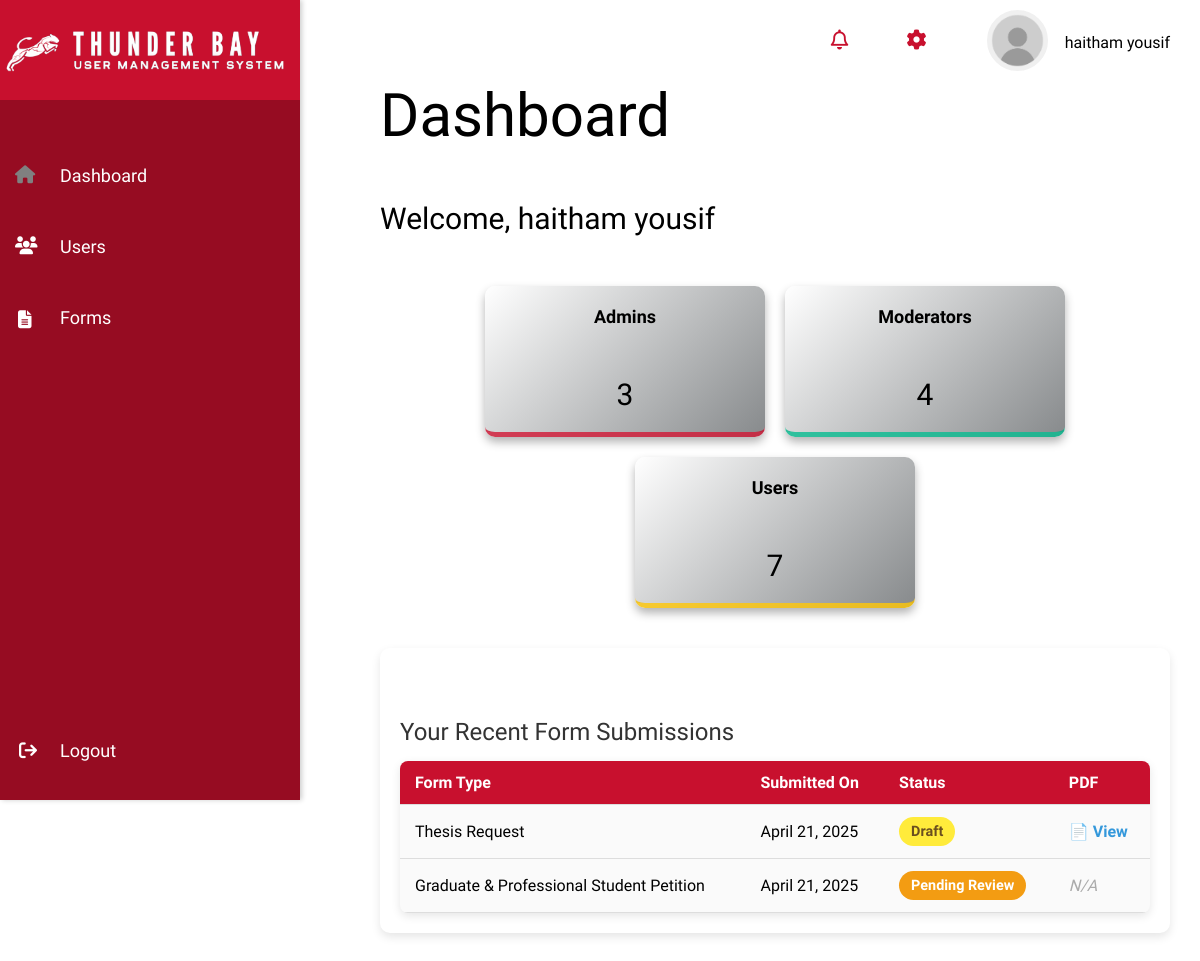
Before: /dashboard/ (signed in) with the older database file.
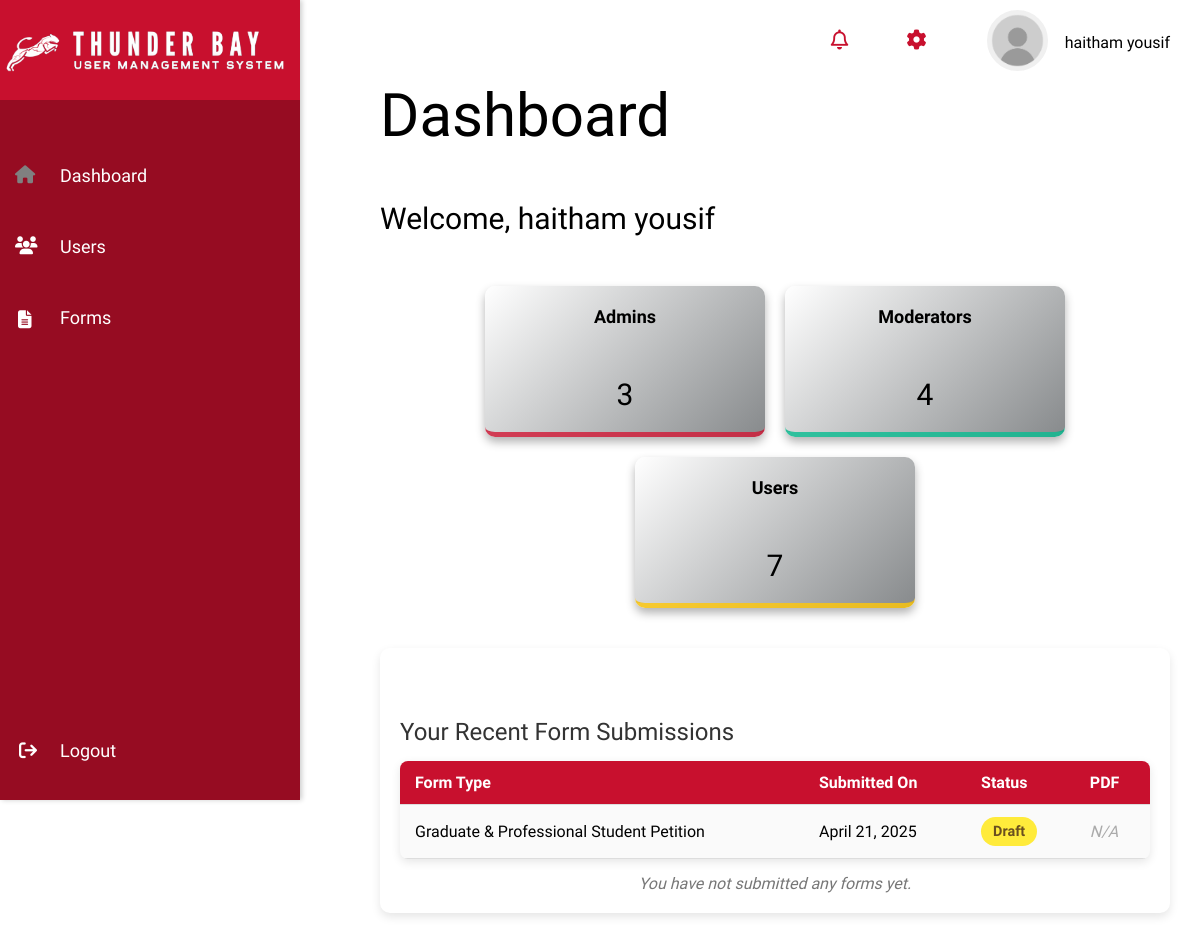
After: the same page with the newer database file.
### usr_mgmt_app/models.py (models this page shows, shortened)
class UserProfile(AbstractUser):
    ROLE_CHOICES = [
        ('admin', 'Admin'),
        ('moderator', 'Moderator'),
        ('user', 'User'),
    ]
    ACADEMIC_LEVEL_CHOICES = [
        ('undergraduate', 'Undergraduate'),
        ('graduate', 'Graduate'),
    ]
    cougar_id = models.CharField(max_length=7,unique=True,null=True,blank=True,validators=[RegexValidator(regex=r'^\d{7}$', message='Cougar ID must be exactly 7 digits')])
    role = models.CharField(max_length=10, choices=ROLE_CHOICES, default='user')
    academic_level = models.CharField(max_length=15, choices=ACADEMIC_LEVEL_CHOICES, null=True, blank=True)
    profile_picture = models.ImageField(upload_to='profile_pictures/', null=True, blank=True)
    profile_banner = models.ImageField(upload_to='banner_pictures/', null=True,blank=True)
    bio = models.TextField(null=True, blank=True)
    is_active = models.BooleanField(default=True)
    created_at = models.DateTimeField(auto_now_add=True)
    updated_at = models.DateTimeField(auto_now=True)
    signature = models.ImageField(upload_to='signatures/', null=True, blank=True, validators=[validate_signature_file])
    groups = models.ManyToManyField(Group, related_name="userprofile_groups", blank=True)
    user_permissions = models.ManyToManyField(Permission, related_name="userprofile_permissions", blank=True)
    unit = models.ForeignKey(Unit, null=True, blank=True, on_delete=models.SET_NULL)
    class Meta:
        permissions = [
            ("can_read", "Can read data"),
            ("can_edit", "Can edit data"),
            ("can_manage_users", "Can activate/deactivate and delete users"),
            ("can_approve", "Can approve requests"),  # Added new permission
        ]

class ThesisRequest(models.Model):
    STATUS_CHOICES = [
        ('draft', 'Draft'),
        ('pending', 'Pending'),
        ('returned', 'Returned'),
        ('approved', 'Approved'),
    ]
    user = models.ForeignKey(UserProfile, on_delete=models.CASCADE, related_name="thesis_requests")
    student_id = models.CharField(max_length=7, default="0000000")  # Default 7-digit placeholder
    degree_type = models.CharField(
        max_length=20,
        choices=[("Master", "Master"), ("Doctorate", "Doctorate")],
        default="Master"
    )
    graduation_date = models.CharField(max_length=10, default="MM/YYYY")  # Default format
    request_type = models.CharField(max_length=50, default="Unknown Request")
    justification = models.TextField(default="No justification provided")  # Default text
    status = models.CharField(max_length=20, choices=STATUS_CHOICES, default='Draft')
    pdf_document = models.FileField(upload_to="generated_pdfs/", null=True, blank=True)
    created_at = models.DateTimeField(auto_now_add=True)

class PetitionRequest(models.Model):
    STATUS_CHOICES = [
        ('Draft', 'Draft'),
        ('Pending', 'Pending Review'),
        ('Returned', 'Returned for Revision'),
        ('Approved', 'Approved'),
    ]
    user = models.ForeignKey(UserProfile, on_delete=models.CASCADE, related_name="petition_requests")
    student_id = models.CharField(max_length=7, default="0000000")
    middle_name = models.CharField(max_length=50, blank=True, null=True)
    email = models.EmailField(default="example@example.com")
    phone = models.CharField(max_length=15, default="000-000-0000")
    career = models.CharField(max_length=20, default="GRAD")  # GRAD, PRFL
    program = models.CharField(max_length=20, default="Unknown Program")  # PhD, MA, MS, etc.
    plan_code = models.CharField(max_length=20, default="Unknown Plan")
    term = models.CharField(max_length=10, default="Fall")  # Fall, Spring, Summer
    year = models.CharField(max_length=4, default="2025")
    purpose = models.CharField(max_length=2, default="10")
    other_purpose = models.CharField(max_length=200, blank=True, null=True)
    institution_name = models.CharField(max_length=100, blank=True, null=True)
    city_state_zip = models.CharField(max_length=100, blank=True, null=True)
    transfer_start_term = models.CharField(max_length=10, blank=True, null=True)
    transfer_start_year = models.CharField(max_length=4, blank=True, null=True)
    transfer_end_term = models.CharField(max_length=10, blank=True, null=True)
    transfer_end_year = models.CharField(max_length=4, blank=True, null=True)
    credit_description = models.TextField(blank=True, null=True)
    hours_transferred = models.CharField(max_length=5, blank=True, null=True)
    requested_hours = models.CharField(max_length=5, blank=True, null=True)
    explanation = models.TextField(default="No explanation provided")
    status = models.CharField(max_length=20, choices=STATUS_CHOICES, default='Draft')
    pdf_document = models.FileField(upload_to='generated_pdfs/', null=True, blank=True)
    created_at = models.DateTimeField(auto_now_add=True)
    def get_status_display(self):
        return dict(self.STATUS_CHOICES)[self.status]

### usr_mgmt_app/views.py (the view)
# urls.py: path('dashboard/', views.dashboard_view, name='dashboard'),  # Dashboard page
@login_required
def dashboard_view(request):
    admin_count = UserProfile.objects.filter(role='admin').count()
    moderator_count = UserProfile.objects.filter(role='moderator').count()
    user_count = UserProfile.objects.filter(role='user').count()
    thesis_requests = ThesisRequest.objects.filter(user=request.user).order_by('-created_at')[:5]  # Get last 5 requests
    withdrawal_requests = WithdrawalRequest.objects.filter(user=request.user).order_by('-created_at')[:5]
    rcl_requests = ReducedCourseLoadRequest.objects.filter(user=request.user).order_by('-created_at')[:5]
    petition_requests = PetitionRequest.objects.filter(user=request.user).order_by('-created_at')[:5]  # Add petition requests
    return render(request, 'dashboard.html', {
        'admin_count': admin_count,
        'moderator_count': moderator_count,
        'user_count': user_count,
        'thesis_requests': thesis_requests,
        'withdrawal_requests': withdrawal_requests,
        'rcl_requests': rcl_requests,
        'petition_requests': petition_requests,  # Add to context
    })

### templates/dashboard.html (shortened to what this page needs)
{% load static %}
<!DOCTYPE html>
<html lang="en">
<head>
    <link rel="stylesheet" href="{% static 'css/dashboard.css' %}">
    <link rel="stylesheet" href="{% static 'css/profile.css' %}">
</head>
<body>
<nav class="navbar">
    <div class="navbar-content">
        <i id="notifications_icon" class="fa-regular fa-bell"></i>
<div class="dropdown-wrapper">
    <i id="settings_icon" class="fa-solid fa-gear"></i>
</div>
<div class="dropdown-wrapper">
    <div class="navbar_user">
        {% if user.profile_picture %}
            <img class="profile_picture" src="{{ user.profile_picture.url }}" alt="profile picture">
        {% else %}
            <img class="profile_picture" src="{% static 'images/default_profile.png' %}" alt="Default profile picture">
        {% endif %}
        <span class="navbar_username">{{ user.first_name }} {{ user.last_name }}</span>
    </div>
</div>
    </div>
</nav>
    <div class="sidebar">
        <div class = "logoContainer">
            <img class = "logo" src="{% static 'images/logo2.png' %}" alt="logo">
        </div>
    <div class="sidebar-content">
        <a href="{% url 'dashboard' %}" class="sidebar-link" data-icon="fa-house">Dashboard</a>
        <a href="{% url 'user_list' %}" class="sidebar-link" data-icon="fa-users">Users</a>
        <a href="{% url 'approval_requests' %}" class="sidebar-link" data-icon="fa-file-alt">Forms</a>
    </div>
        <div class="logout-container">
            <a href="{% url 'logout' %}" class="logout-btn">Logout</a>
            <i id = "logoutIcon" class="fa-solid fa-arrow-right-from-bracket"></i>
        </div>
    </div>
    <div class="main-content">
        <h1>Dashboard</h1>
        <h2> Welcome, {{ user.first_name }} {{ user.last_name }}</h2>
        <div class="card-container">
            <div class="card admin-card">
                <h3 class="card-title">Admins</h3>
                <h2>{{ admin_count }}</h2>
            </div>
            <div class="card moderator-card">
                <h3 class="card-title">Moderators</h3>
                <h2>{{ moderator_count }}</h2>
            </div>
            <div class="card customer-card">
                <h3 class="card-title">Users</h3>
                <h2>{{ user_count }}</h2>
            </div>
        </div>
<div class="form-status-section">
    <h2>Your Recent Form Submissions</h2>
    <table class="form-status-table">
        <thead>
            <tr>
                <th>Form Type</th>
                <th>Submitted On</th>
                <th>Status</th>
                <th>PDF</th>
            </tr>
        </thead>
        <tbody>
            {% for request in thesis_requests %}
            <tr>
                <td>Thesis Request</td>
                <td>{{ request.created_at|date:"F j, Y" }}</td>
                <td><span class="status-badge status-{{ request.status|lower }}">{{ request.get_status_display }}</span></td>
                <td>
                    {% if request.pdf_document %}
                        <a href="{{ request.pdf_document.url }}" class="pdf-link" target="_blank">📄 View</a>
                    {% else %}
                        <span class="pdf-unavailable">N/A</span>
                    {% endif %}
                </td>
            </tr>
            {% endfor %}
                    {% for request in petition_requests %}
            <tr>
                <td>Graduate & Professional Student Petition</td>
                <td>{{ request.created_at|date:"F j, Y" }}</td>
                <td><span class="status-badge status-{{ request.status|lower }}">{{ request.get_status_display }}</span></td>
                <td>
                    {% if request.pdf_document %}
                        <a href="{{ request.pdf_document.url }}" class="pdf-link" target="_blank">📄 View</a>
                    {% else %}
                        <span class="pdf-unavailable">N/A</span>
                    {% endif %}
                </td>
            </tr>
            {% endfor %}
        </tbody>
    </table>
    {% if not thesis_requests and not withdrawal_requests %}
        <p class="no-forms-message">You have not submitted any forms yet.</p>
    {% endif %}
</div>
    </div>
</body>
</html>

Changed rows visible on the page:
removed ThesisRequest: created_at "April 21, 2025", status "Draft"
changed PetitionRequest: status "Pending Review" → "Draft"
Other visible differences:
text now shown: "You have not submitted any forms yet."
